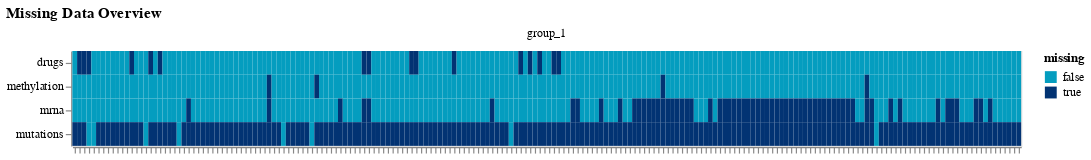

Notebook code cell kept with this figure:
### Markdown cell above
## Example 1: Run Factor Analysis

In a first experiment, we will just use all four views and run the factorization. Each experiment consists of two necessary steps:

1) Create a new model instance: `model = CORE()`
3) Train the model: `model.fit(n_factors=15, data=mdata)`

To make your life simple, we only require you to specify the number of factors. In Example 2, we will show you how to deviate from the default parameters and customize your model. For simplicity we will model all data with a Gaussian noise model.
In contrast to the original MOFA definition, we place a Horseshoe sparsity prior [3] on the weights.

[3] Carvalho, Carlos M., Nicholas G. Polson, and James G. Scott. "Handling sparsity via the horseshoe." Artificial intelligence and statistics. PMLR, 2009.

### Code cell
# Run model with MuData object
model = CORE(device="cuda")
model.fit(
    data=mdata,
    n_factors=20,
    likelihoods={
        "mrna": "Normal",
        "drugs": "Normal",
        "mutations": "Bernoulli",
        "methylation": "Normal",
    },
    factor_prior="Normal",
    weight_prior="ARD_Spike_and_Slab",
    n_particles=1,
    lr=0.005,
    init_factors="pca",
    early_stopper_patience=500,
    print_every=500,
)

### Figure 1 — Vega specification as saved in the notebook (floating-point values rounded to 4 significant figures; data arrays with more than 128 entries replaced by an {"elided": "..."} marker saying what was removed)
{"$schema": "https://vega.github.io/schema/vega/v5.json", "data": [{"name": "source_0", "values": {"elided": "800 records"}}, {"name": "facet_domain", "values": [{"group": "group_1", "count": 800}]}, {"name": "facet_domain_row", "values": [{"data": 0.0}]}, {"name": "facet_domain_column", "transform": [{"type": "sequence", "start": 0.0, "stop": {"signal": "min(length(data(\"facet_domain\")), 3)"}}]}, {"name": "source_0_x_domain_obs_name", "values": {"elided": "200 records"}}, {"name": "source_0_y_domain_view", "values": [{"view": "drugs"}, {"view": "methylation"}, {"view": "mrna"}, {"view": "mutations"}]}, {"name": "source_0_color_domain_missing", "values": [{"missing": false}, {"missing": true}]}], "signals": [{"name": "child_width", "value": 800}, {"name": "y_step", "value": 20}, {"name": "child_height", "update": "bandspace(domain('y').length, 0, 0) * y_step"}], "marks": [{"type": "group", "name": "row_header", "from": {"data": "facet_domain_row"}, "encode": {"update": {"height": {"signal": "child_height"}}}, "axes": [{"scale": "y", "orient": "left", "grid": false, "zindex": 1}], "role": "row-header"}, {"type": "group", "name": "column_footer", "from": {"data": "facet_domain_column"}, "encode": {"update": {"width": {"signal": "child_width"}}}, "axes": [{"scale": "x", "zindex": 1, "labelAlign": "right", "grid": false, "labels": false, "labelAngle": 270, "orient": "bottom", "labelBaseline": "middle"}], "role": "column-footer"}, {"type": "group", "name": "cell", "from": {"facet": {"data": "source_0", "name": "facet", "groupby": ["group"]}}, "sort": {"field": ["datum[\"group\"]"], "order": ["ascending"]}, "encode": {"update": {"width": {"signal": "child_width"}, "height": {"signal": "child_height"}}}, "marks": [{"type": "rect", "name": "child_marks", "from": {"data": "facet"}, "encode": {"update": {"width": {"signal": "max(0.25, bandwidth('x'))"}, "y": {"field": "view", "scale": "y"}, "height": {"signal": "max(0.25, bandwidth('y'))"}, "fill": {"field": "missing", "scale": "color"}, "x": {"field": "obs_name", "scale": "x"}}}, "style": ["rect"]}], "title": {"text": {"signal": "isValid(parent[\"group\"]) ? parent[\"group\"] : \"\"+parent[\"group\"]"}, "offset": 10, "style": "guide-label", "frame": "group"}, "style": "cell"}], "scales": [{"name": "x", "type": "band", "domain": {"data": "source_0_x_domain_obs_name", "field": "obs_name", "sort": true}, "range": [0, {"signal": "child_width"}], "paddingInner": 0, "paddingOuter": 0}, {"name": "y", "type": "band", "domain": {"data": "source_0_y_domain_view", "field": "view", "sort": true}, "range": {"step": {"signal": "y_step"}}, "paddingInner": 0, "paddingOuter": 0}, {"name": "color", "type": "ordinal", "domain": {"data": "source_0_color_domain_missing", "field": "missing", "sort": true}, "range": ["#049DBF", "#023373"]}], "title": {"text": "Missing Data Overview", "anchor": "start"}, "background": "white", "legends": [{"fill": "color", "symbolType": "square", "title": "missing"}], "layout": {"padding": 20, "bounds": "full", "align": "all", "columns": 3}, "padding": 5}
